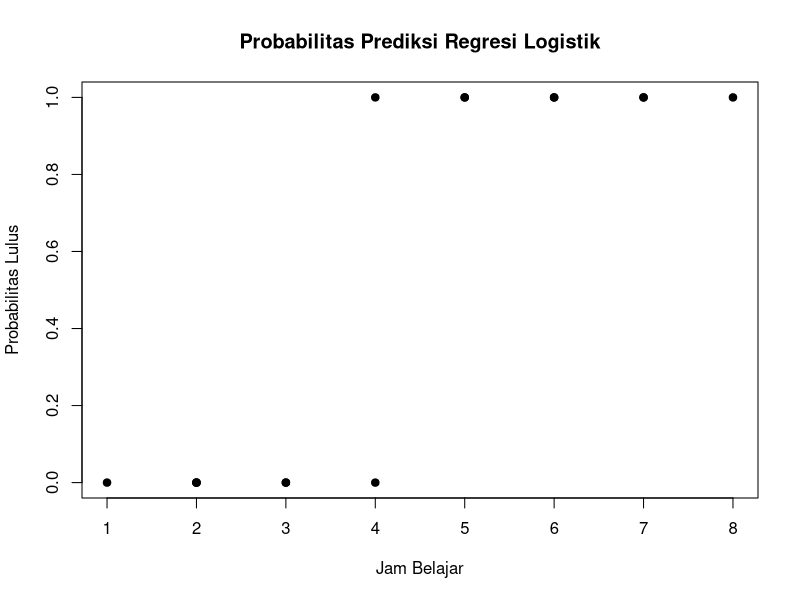
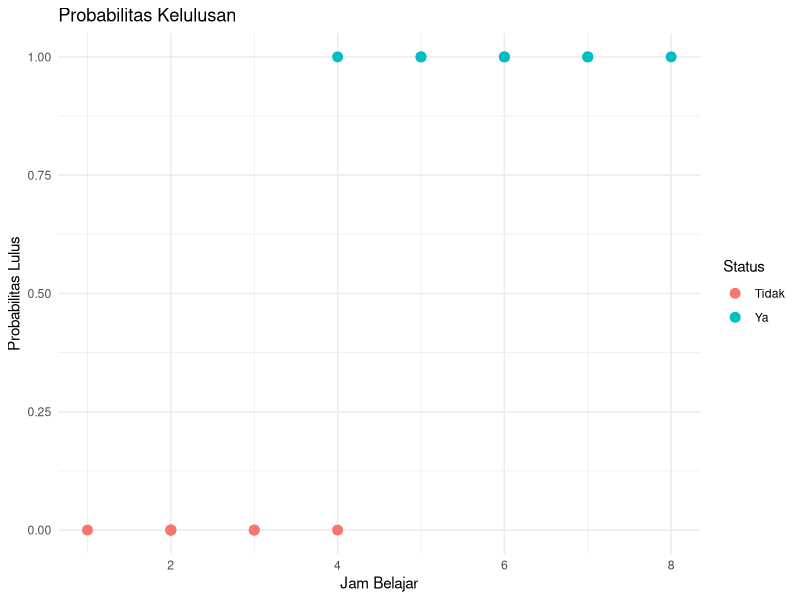

Source code (R) for these figures, in order: (Note: this script raises an error after producing the figures.)
# ============================================================
# REGRESI LOGISTIK BINER DI R
# Contoh kasus: prediksi kelulusan mahasiswa
# Y = lulus (0 = tidak, 1 = ya)
# X1 = jam_belajar
# X2 = kehadiran
# ============================================================

# ---------------------------
# 1. MEMBUAT DATA CONTOH
# ---------------------------
data <- data.frame(
  jam_belajar = c(2, 3, 4, 5, 6, 2, 1, 7, 8, 3, 4, 6, 5, 7, 2),
  kehadiran   = c(60, 65, 70, 75, 80, 55, 50, 85, 90, 68, 72, 78, 74, 88, 58),
  lulus       = c(0, 0, 0, 1, 1, 0, 0, 1, 1, 0, 1, 1, 1, 1, 0)
)

# Lihat data
print(data)

# Ubah variabel respon menjadi factor jika ingin dibaca sebagai kategori
data$lulus_factor <- factor(data$lulus, levels = c(0, 1), labels = c("Tidak", "Ya"))

# ---------------------------
# 2. EKSPLORASI DATA
# ---------------------------
str(data)
summary(data)

# Tabel frekuensi respon
table(data$lulus_factor)

# ---------------------------
# 3. MEMBANGUN MODEL REGRESI LOGISTIK
# ---------------------------
# Model:
# logit(P(Y=1)) = b0 + b1*jam_belajar + b2*kehadiran

model <- glm(lulus ~ jam_belajar + kehadiran,
             data = data,
             family = binomial(link = "logit"))

# Ringkasan model
summary(model)

# ---------------------------
# 4. MENAMPILKAN PERSAMAAN MODEL
# ---------------------------
coef_model <- coef(model)
cat("\nPersamaan model logit:\n")
cat("log(p / (1-p)) =",
    round(coef_model[1], 4),
    ifelse(coef_model[2] >= 0, " + ", " - "), abs(round(coef_model[2], 4)), "* jam_belajar",
    ifelse(coef_model[3] >= 0, " + ", " - "), abs(round(coef_model[3], 4)), "* kehadiran\n",
    sep = "")

# ---------------------------
# 5. ODDS RATIO
# ---------------------------
odds_ratio <- exp(coef(model))
cat("\nOdds Ratio:\n")
print(odds_ratio)

# Confidence Interval Odds Ratio
cat("\nConfidence Interval Odds Ratio:\n")
print(exp(confint(model)))

# ---------------------------
# 6. NILAI PROBABILITAS PREDIKSI
# ---------------------------
data$prob_prediksi <- predict(model, type = "response")
print(data[, c("jam_belajar", "kehadiran", "lulus", "prob_prediksi")])

# ---------------------------
# 7. KLASIFIKASI HASIL PREDIKSI
# ---------------------------
# Gunakan cut-off 0.5
data$prediksi_kelas <- ifelse(data$prob_prediksi >= 0.5, 1, 0)

cat("\nHasil klasifikasi:\n")
print(data[, c("lulus", "prob_prediksi", "prediksi_kelas")])

# ---------------------------
# 8. CONFUSION MATRIX
# ---------------------------
conf_matrix <- table(
  Aktual = data$lulus,
  Prediksi = data$prediksi_kelas
)

cat("\nConfusion Matrix:\n")
print(conf_matrix)

# ---------------------------
# 9. MENGHITUNG AKURASI, PRESISI, RECALL
# ---------------------------
TP <- conf_matrix["1", "1"]
TN <- conf_matrix["0", "0"]
FP <- conf_matrix["0", "1"]
FN <- conf_matrix["1", "0"]

akurasi <- (TP + TN) / sum(conf_matrix)
presisi <- TP / (TP + FP)
recall  <- TP / (TP + FN)
specificity <- TN / (TN + FP)

cat("\nEvaluasi Model:\n")
cat("Akurasi    =", round(akurasi, 4), "\n")
cat("Presisi    =", round(presisi, 4), "\n")
cat("Recall     =", round(recall, 4), "\n")
cat("Specificity=", round(specificity, 4), "\n")

# ---------------------------
# 10. UJI SIGNIFIKANSI MODEL
# ---------------------------
cat("\nUji signifikansi model (anova):\n")
print(anova(model, test = "Chisq"))

# ---------------------------
# 11. PREDIKSI DATA BARU
# ---------------------------
data_baru <- data.frame(
  jam_belajar = c(3, 5, 7),
  kehadiran   = c(65, 75, 90)
)

data_baru$prob_lulus <- predict(model, newdata = data_baru, type = "response")
data_baru$prediksi_kelas <- ifelse(data_baru$prob_lulus >= 0.5, 1, 0)

cat("\nPrediksi data baru:\n")
print(data_baru)

# ---------------------------
# 12. VISUALISASI SEDERHANA
# ---------------------------
# Plot probabilitas prediksi vs jam_belajar
plot(data$jam_belajar, data$prob_prediksi,
     pch = 19,
     xlab = "Jam Belajar",
     ylab = "Probabilitas Lulus",
     main = "Probabilitas Prediksi Regresi Logistik")

# ---------------------------
# 13. VISUALISASI DENGAN ggplot2
# ---------------------------
if (!require(ggplot2)) install.packages("ggplot2")
library(ggplot2)

ggplot(data, aes(x = jam_belajar, y = prob_prediksi, color = lulus_factor)) +
  geom_point(size = 3) +
  labs(
    title = "Probabilitas Kelulusan",
    x = "Jam Belajar",
    y = "Probabilitas Lulus",
    color = "Status"
  ) +
  theme_minimal()

# ---------------------------
# 14. INTERPRETASI SINGKAT OTOMATIS
# ---------------------------
cat("\nInterpretasi singkat:\n")
for (i in 2:length(coef_model)) {
  nama_var <- names(coef_model)[i]
  nilai_or <- exp(coef_model[i])

  cat("- Variabel", nama_var,
      "memiliki odds ratio =", round(nilai_or, 4), "\n")

  if (nilai_or > 1) {
    cat("  Artinya, kenaikan 1 unit pada", nama_var,
        "meningkatkan peluang lulus.\n")
  } else {
    cat("  Artinya, kenaikan 1 unit pada", nama_var,
        "menurunkan peluang lulus.\n")
  }
}

# ---------------------------
# 15. UJI MULTIKOLINEARITAS (VIF)
# ---------------------------
cat("\nUji Multikolinearitas (VIF):\n")
vif_values <- vif(model)
print(vif_values)

# ---------------------------
# 16. GOODNESS OF FIT (Hosmer-Lemeshow Test)
# ---------------------------
hl_test <- hoslem.test(model$y, fitted(model))
cat("\nHosmer-Lemeshow Goodness of Fit Test:\n")
print(hl_test)

# ---------------------------
# 17. EVALUASI LANJUTAN: ROC & AUC
# ---------------------------
library(pROC)
roc_obj <- roc(data$lulus, data$prob_prediksi)
auc_val <- auc(roc_obj)

cat("\nArea Under Curve (AUC):\n")
print(auc_val)

# Plot Kurva ROC
plot(roc_obj, main = paste("ROC Curve (AUC =", round(auc_val, 4), ")"),
     col = "#2E86C1", lwd = 4)

# ---------------------------
# 18. MENYIMPAN HASIL KE CSV
# ---------------------------
write.csv(data, "hasil_regresi_logistik.csv", row.names = FALSE)
cat("\nFile hasil_regresi_logistik.csv berhasil disimpan.\n")
